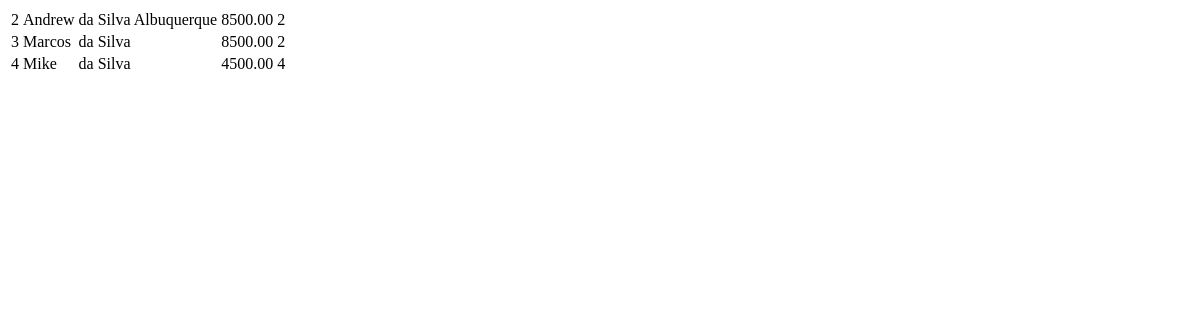
The page /funcionarios/ on the database as committed earlier.
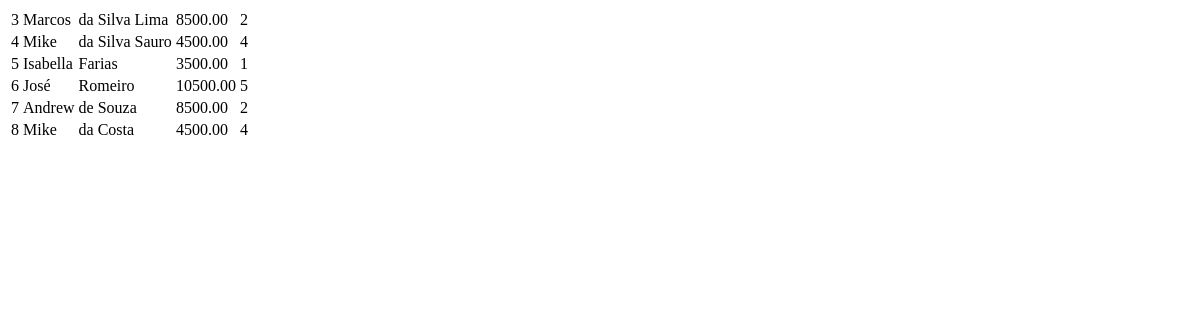
The same page on the database as committed later.
### helloworld/models.py (models this page shows, shortened)
class Funcionario(models.Model):
    nome = models.CharField(
        max_length=255,
        null=False,
        blank=False
    )
    sobrenome = models.CharField(
        max_length=255,
        null=False,
        blank=False
    )
    cpf = models.CharField(
        max_length=14,
        null=False,
        blank=False
    )
    tempo_de_servico = models.IntegerField(
        default=0,
        null=False,
        blank=False
    )
    remuneracao = models.DecimalField(
        max_digits=8,
        decimal_places=2,
        null=False,
        blank=False
    )
    objects = models.Manager()

### website/views.py (the view)
class FuncionarioListView(ListView):
    template_name = "website/lista.html"
    model = Funcionario
    context_object_name = "funcionarios"

### website/templates/website/lista.html
<table>
    <tbody>
        {% for funcionario in funcionarios %}
        <tr>
            <td>{{ funcionario.id }}</td>
            <td>{{ funcionario.nome }}</td>
            <td>{{ funcionario.sobrenome }}</td>
            <td>{{ funcionario.remuneracao }}</td>
            <td>{{ funcionario.tempo_de_servico }}</td>
        </tr>
        {% endfor %}
    </tbody>
</table>

Rows that differ between the two databases and show on the page:
removed Funcionario: id "2", nome "Andrew", sobrenome "da Silva Albuquerque", remuneracao "8500.00", tempo_de_servico "2"
changed Funcionario "Marcos": sobrenome "da Silva" → "da Silva Lima"
changed Funcionario id 4: sobrenome "da Silva" → "da Silva Sauro"
added Funcionario: id "5", nome "Isabella", sobrenome "Farias", remuneracao "3500.00", tempo_de_servico "1"
added Funcionario: id "6", nome "José", sobrenome "Romeiro", remuneracao "10500.00", tempo_de_servico "5"
added Funcionario: id "7", nome "Andrew", sobrenome "de Souza", remuneracao "8500.00", tempo_de_servico "2"
added Funcionario: id "8", nome "Mike", sobrenome "da Costa", remuneracao "4500.00", tempo_de_servico "4"
